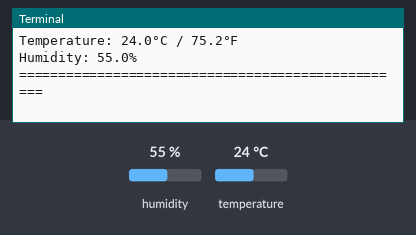
A program run on a simulated Raspberry Pi (BCM pin numbers). Parts: the last lines printed to the terminal. The test bench sets the inputs (shaded band); at power-on: humidity 55 %, temperature 24 °C.

Above: at 1.2 s.
1.3 s: humidity set to 22 %
At 3.3 s:
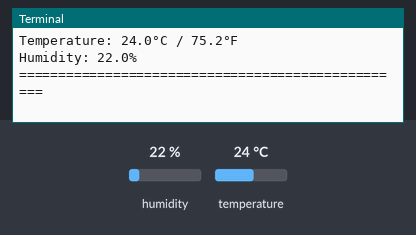
4.3 s: temperature set to 12 °C
At 5.8 s:
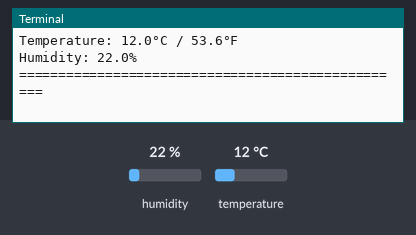
7.3 s: humidity set to 40 %
At 10.7 s:
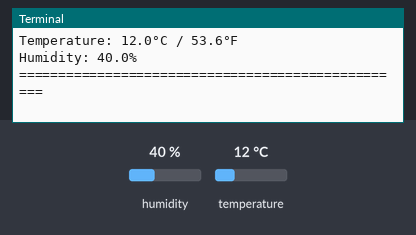
Timing chart, 0 to 12.2 s (numbered marks = the images above; inputs shaded):
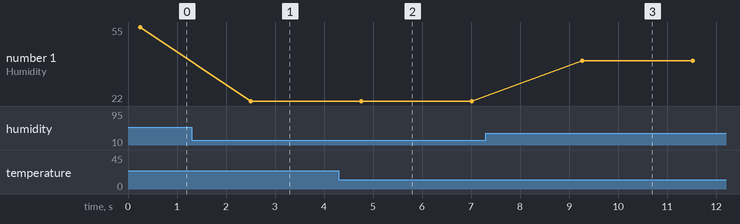

Measured:
- after the input at 1.3 s, the terminal: prints a new line after 1.2 s (image 1)
- after the input at 4.3 s, the terminal: prints a new line after 0.46 s (image 2)
- after the input at 7.3 s, the terminal: prints a new line after 2.0 s (image 3)
- plotted number 1: 22 → 40 after the input at 7.3 s

The program:

dht22_sensor.py
```python
#!/usr/bin/env python3
"""
DHT22 Temperature and Humidity Sensor Reader for Raspberry Pi
This script reads temperature and humidity data from a DHT22 sensor.

Wiring:
- DHT22 VCC -> Raspberry Pi 3.3V or 5V
- DHT22 GND -> Raspberry Pi GND
- DHT22 DATA -> Raspberry Pi GPIO pin (default: GPIO4)
"""

import time
import board
import adafruit_dht

# Initialize the DHT22 sensor on GPIO4 (Pin 7)
# You can change this to other GPIO pins like board.D17, board.D18, etc.
dht_device = adafruit_dht.DHT22(board.D4, use_pulseio=False)

def read_sensor():
    """Read temperature and humidity from DHT22 sensor."""
    try:
        # Read sensor data
        temperature_c = dht_device.temperature
        humidity = dht_device.humidity

        # Convert to Fahrenheit
        temperature_f = temperature_c * (9 / 5) + 32

        # Print the results
        print("=" * 50)
        print(f"Temperature: {temperature_c:.1f}°C / {temperature_f:.1f}°F")
        print(f"Humidity: {humidity:.1f}%")
        print("=" * 50)

        return temperature_c, humidity

    except RuntimeError as error:
        # DHT sensors can occasionally fail to read, this is normal
        print(f"Error reading sensor: {error.args[0]}")
        return None, None
    except Exception as error:
        print(f"Unexpected error: {str(error)}")
        dht_device.exit()
        raise error

def main():
    """Main function to continuously read sensor data."""
    print("DHT22 Sensor Reading Started")
    print("Press Ctrl+C to stop\n")

    try:
        while True:
            read_sensor()
            # Wait 2 seconds between readings (DHT22 requires at least 2s)
            time.sleep(2)

    except KeyboardInterrupt:
        print("\nStopping sensor readings...")
    finally:
        # Clean up
        dht_device.exit()
        print("Cleanup complete")

if __name__ == "__main__":
    main()
```
